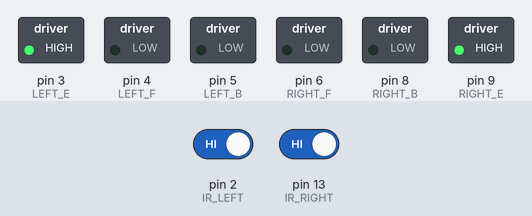
Bench run of a sketch on a simulated Arduino Uno, built with avr-gcc and run on an emulated ATmega328P. Shown: switched loads named in the sketch (green lamp = pin HIGH). The test bench sets the inputs (shaded band); at power-on: pin 2 (IR_LEFT) HIGH, pin 13 (IR_RIGHT) HIGH.

Above: at 1.2 s.
1.3 s: pin 2 (IR_LEFT) driven LOW
At 2.3 s:
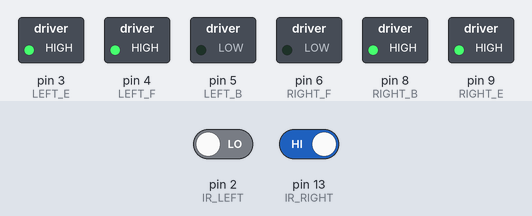
2.8 s: pin 13 (IR_RIGHT) driven LOW
At 3.5 s:
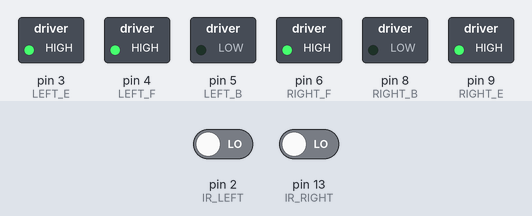
4.3 s: pin 2 (IR_LEFT) driven HIGH
At 4.6 s:
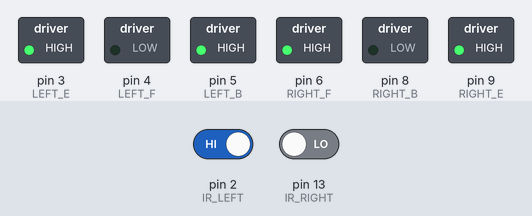
5.8 s: pin 13 (IR_RIGHT) driven HIGH
At 7.0 s:
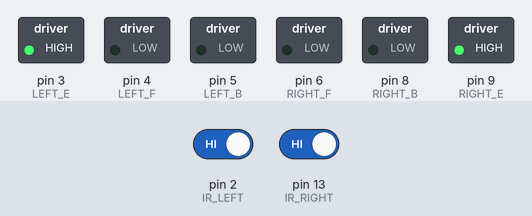
Timing chart, 0 to 8.3 s (numbered marks = the images above; inputs shaded):
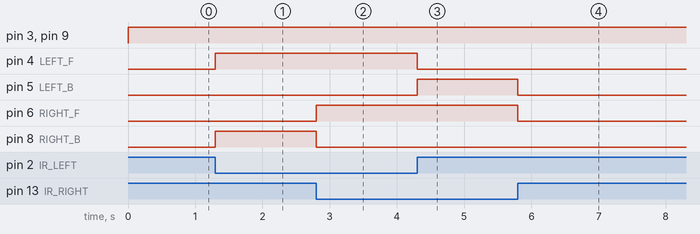

Measured:
- after the input at 1.3 s, pin 4 (LEFT_F), pin 8 (RIGHT_B): LOW → HIGH at once
- after the input at 2.8 s, pin 6 (RIGHT_F): LOW → HIGH at once; pin 8 (RIGHT_B): HIGH → LOW at once
- after the input at 4.3 s, pin 4 (LEFT_F): HIGH → LOW at once; pin 5 (LEFT_B): LOW → HIGH at once
- after the input at 5.8 s, pin 5 (LEFT_B), pin 6 (RIGHT_F): HIGH → LOW at once

The sketch:

line_follower.ino
```cpp
#define IR_LEFT 2
#define IR_RIGHT 13

#define LEFT_F 4
#define LEFT_B 5
#define LEFT_E 3
#define RIGHT_F 6
#define RIGHT_B 8
#define RIGHT_E 9

int maxSpeed = 100; // from 0 to 100

void setup() {
  pinMode(IR_LEFT, INPUT);
  pinMode(IR_RIGHT, INPUT);

  pinMode(LEFT_F, OUTPUT);
  pinMode(LEFT_B, OUTPUT);
  pinMode(LEFT_E, OUTPUT);
  pinMode(RIGHT_F, OUTPUT);
  pinMode(RIGHT_B, OUTPUT);
  pinMode(RIGHT_E, OUTPUT);

  Serial.begin(9600);
}

void loop() {
  if (digitalRead(IR_LEFT) == LOW && digitalRead(IR_RIGHT) == LOW) {
    forward();
  } else if (digitalRead(IR_LEFT) == LOW && digitalRead(IR_RIGHT) == HIGH) {
    axialRight();
  } else if (digitalRead(IR_LEFT) == HIGH && digitalRead(IR_RIGHT) == LOW) {
    axialLeft();
  } else {
    stopCar();
  }

  delay(1);
}

void motorWrite(int a, int b, int c, int d) {
  digitalWrite(LEFT_F, a);
  digitalWrite(LEFT_B, b);
  digitalWrite(RIGHT_F, c);
  digitalWrite(RIGHT_B, d);
  analogWrite(LEFT_E, map(maxSpeed, 0, 100, 0, 255));
  analogWrite(RIGHT_E, map(maxSpeed, 0, 100, 0, 255));
}

void forward() {
  motorWrite(HIGH, LOW, HIGH, LOW);
}

void backward() {
  motorWrite(LOW, HIGH, LOW, HIGH);
}

void radialLeft() {
  motorWrite(LOW, LOW, HIGH, LOW);
}

void radialRight() {
  motorWrite(HIGH, LOW, LOW, LOW);
}

void axialLeft() {
  motorWrite(LOW, HIGH, HIGH, LOW);
}

void axialRight() {
  motorWrite(HIGH, LOW, LOW, HIGH);
}

void stopCar() {
  motorWrite(LOW, LOW, LOW, LOW);
}
```
